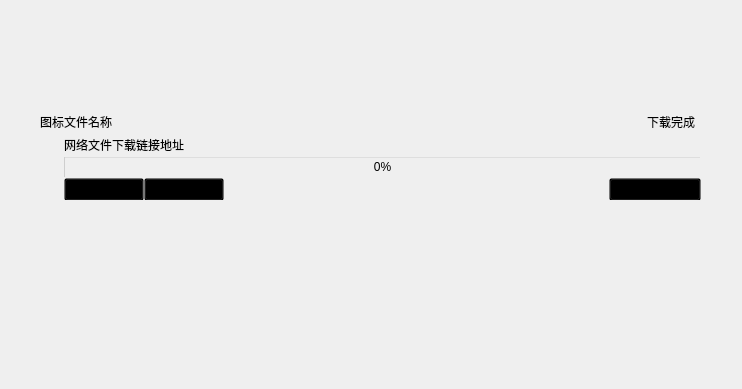
<?xml version="1.0" encoding="UTF-8"?>
<ui version="4.0">
 <class>FilesUtil</class>
 <widget class="QWidget" name="FilesUtil">
  <property name="geometry">
   <rect>
    <x>0</x>
    <y>0</y>
    <width>742</width>
    <height>389</height>
   </rect>
  </property>
  <property name="windowTitle">
   <string>下载</string>
  </property>
  <widget class="QWidget" name="widget_downloadFile" native="true">
   <property name="geometry">
    <rect>
     <x>40</x>
     <y>110</y>
     <width>661</width>
     <height>90</height>
    </rect>
   </property>
   <property name="minimumSize">
    <size>
     <width>0</width>
     <height>64</height>
    </size>
   </property>
   <property name="maximumSize">
    <size>
     <width>16777215</width>
     <height>90</height>
    </size>
   </property>
   <property name="styleSheet">
    <string notr="true">background-color:transparent;</string>
   </property>
   <layout class="QHBoxLayout" name="horizontalLayout_DownloadFiles" stretch="0,0">
    <property name="spacing">
     <number>0</number>
    </property>
    <property name="leftMargin">
     <number>0</number>
    </property>
    <property name="topMargin">
     <number>0</number>
    </property>
    <property name="rightMargin">
     <number>0</number>
    </property>
    <property name="bottomMargin">
     <number>0</number>
    </property>
    <item>
     <layout class="QVBoxLayout" name="verticalLayout_2">
      <item>
       <widget class="QLabel" name="label_fileLogo">
        <property name="minimumSize">
         <size>
          <width>24</width>
          <height>24</height>
         </size>
        </property>
        <property name="maximumSize">
         <size>
          <width>36</width>
          <height>36</height>
         </size>
        </property>
        <property name="styleSheet">
         <string notr="true">image: url(:/asset/titler/DataView.svg);</string>
        </property>
        <property name="text">
         <string>图标</string>
        </property>
        <property name="alignment">
         <set>Qt::AlignLeading|Qt::AlignLeft|Qt::AlignVCenter</set>
        </property>
        <property name="margin">
         <number>6</number>
        </property>
       </widget>
      </item>
      <item>
       <spacer name="verticalSpacer_2">
        <property name="orientation">
         <enum>Qt::Vertical</enum>
        </property>
        <property name="sizeHint" stdset="0">
         <size>
          <width>20</width>
          <height>40</height>
         </size>
        </property>
       </spacer>
      </item>
     </layout>
    </item>
    <item>
     <layout class="QVBoxLayout" name="verticalLayout">
      <property name="spacing">
       <number>0</number>
      </property>
      <item>
       <layout class="QHBoxLayout" name="horizontalLayout_2">
        <item>
         <widget class="QLabel" name="label_fileNameLocal">
          <property name="text">
           <string>文件名称</string>
          </property>
         </widget>
        </item>
        <item>
         <spacer name="horizontalSpacer_2">
          <property name="orientation">
           <enum>Qt::Horizontal</enum>
          </property>
          <property name="sizeHint" stdset="0">
           <size>
            <width>40</width>
            <height>20</height>
           </size>
          </property>
         </spacer>
        </item>
        <item>
         <widget class="QCheckBox" name="checkBox_downloadFinished">
          <property name="text">
           <string>下载完成</string>
          </property>
         </widget>
        </item>
       </layout>
      </item>
      <item>
       <widget class="QLabel" name="label_fileNetworkLink">
        <property name="minimumSize">
         <size>
          <width>0</width>
          <height>24</height>
         </size>
        </property>
        <property name="maximumSize">
         <size>
          <width>16777215</width>
          <height>36</height>
         </size>
        </property>
        <property name="lineWidth">
         <number>1</number>
        </property>
        <property name="text">
         <string>网络文件下载链接地址</string>
        </property>
       </widget>
      </item>
      <item>
       <widget class="QProgressBar" name="progressBar_Download">
        <property name="value">
         <number>0</number>
        </property>
       </widget>
      </item>
      <item>
       <layout class="QHBoxLayout" name="horizontalLayout">
        <property name="spacing">
         <number>0</number>
        </property>
        <item>
         <widget class="QPushButton" name="pushButton_cancelDownload">
          <property name="text">
           <string>取消下载</string>
          </property>
         </widget>
        </item>
        <item>
         <widget class="QPushButton" name="pushButton_resetDownload">
          <property name="text">
           <string>重置下载</string>
          </property>
         </widget>
        </item>
        <item>
         <spacer name="horizontalSpacer">
          <property name="orientation">
           <enum>Qt::Horizontal</enum>
          </property>
          <property name="sizeHint" stdset="0">
           <size>
            <width>40</width>
            <height>20</height>
           </size>
          </property>
         </spacer>
        </item>
        <item>
         <widget class="QPushButton" name="pushButton_openFromLocalFile">
          <property name="text">
           <string>在文件夹中显示</string>
          </property>
         </widget>
        </item>
       </layout>
      </item>
      <item>
       <spacer name="verticalSpacer">
        <property name="orientation">
         <enum>Qt::Vertical</enum>
        </property>
        <property name="sizeHint" stdset="0">
         <size>
          <width>20</width>
          <height>40</height>
         </size>
        </property>
       </spacer>
      </item>
     </layout>
    </item>
   </layout>
  </widget>
 </widget>
 <resources/>
 <connections/>
</ui>
